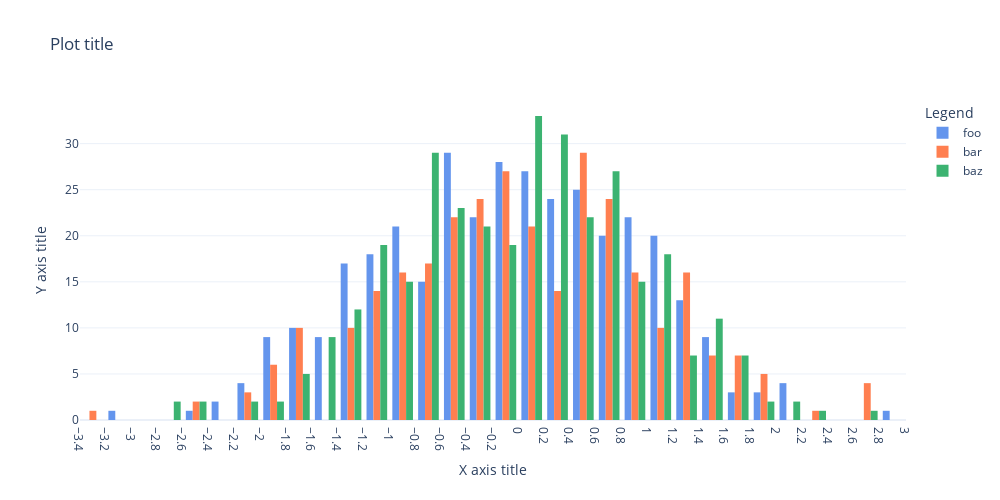

Source (notebook cell):
### Code cell
# Grouped histogram with multiple categories

categories = ["foo", "bar", "baz"]
colors = ["cornflowerblue", "coral", "mediumseagreen"]
bucket_size = 0.2

fig = go.Figure()
for i, category in enumerate(categories):
    fig.add_trace(
        go.Histogram(
            x=d[d.category == category].x,
            name=category,
            showlegend=True,
            nbinsx=None,
            xbins=dict(size=bucket_size, start=None, end=None),
            marker=dict(color=colors[i]),
        )
    )
fig.update_traces(hovertemplate="%{x}<br>%{y}")
fig.update_layout(
    template="plotly_white",
    width=1000,
    height=500,
    title="Plot title",
    legend_title="Legend",
    showlegend=True,
)
fig.update_xaxes(title="X axis title", range=None, dtick=bucket_size)
fig.update_yaxes(title="Y axis title", range=None, dtick=None)
fig.show()

### Figure 1 — Plotly figure (JSON) as saved in the notebook; plotly's stock layout.template omitted (floating-point values rounded to 4 significant figures; data arrays with more than 128 entries replaced by an {"elided": "..."} marker saying what was removed)
{"data": [{"hovertemplate": "%{x}<br>%{y}", "marker": {"color": "cornflowerblue"}, "name": "foo", "showlegend": true, "type": "histogram", "x": {"elided": "357 float values"}, "xbins": {"size": 0.2}}, {"hovertemplate": "%{x}<br>%{y}", "marker": {"color": "coral"}, "name": "bar", "showlegend": true, "type": "histogram", "x": {"elided": "306 float values"}, "xbins": {"size": 0.2}}, {"hovertemplate": "%{x}<br>%{y}", "marker": {"color": "mediumseagreen"}, "name": "baz", "showlegend": true, "type": "histogram", "x": {"elided": "337 float values"}, "xbins": {"size": 0.2}}], "layout": {"height": 500, "legend": {"title": {"text": "Legend"}}, "showlegend": true, "title": {"text": "Plot title"}, "width": 1000, "xaxis": {"dtick": 0.2, "title": {"text": "X axis title"}}, "yaxis": {"title": {"text": "Y axis title"}}}}
